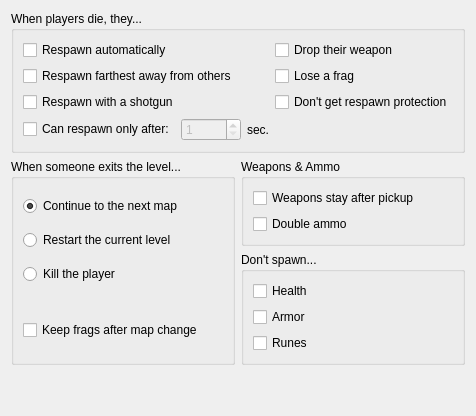
     <widget class="QWidget" name="tabDeathmatch">
      <attribute name="title">
       <string>Deathmatch</string>
      </attribute>
      <layout class="QVBoxLayout" name="verticalLayout_14">
       <item>
        <widget class="QGroupBox" name="groupBox_10">
         <property name="title">
          <string>When players die, they...</string>
         </property>
         <layout class="QGridLayout" name="gridLayout_2">
          <item row="2" column="0">
           <widget class="QCheckBox" name="cbRespawnWithAShotgun">
            <property name="text">
             <string>Respawn with a shotgun</string>
            </property>
           </widget>
          </item>
          <item row="0" column="1">
           <widget class="QCheckBox" name="cbDropWeaponOnDeath">
            <property name="text">
             <string>Drop their weapon</string>
            </property>
           </widget>
          </item>
          <item row="0" column="0">
           <widget class="QCheckBox" name="cbRespawnAutomatically">
            <property name="text">
             <string>Respawn automatically</string>
            </property>
           </widget>
          </item>
          <item row="2" column="1">
           <widget class="QCheckBox" name="cbNoRespawnProtection">
            <property name="text">
             <string>Don't get respawn protection</string>
            </property>
           </widget>
          </item>
          <item row="1" column="0">
           <widget class="QCheckBox" name="cbRespawnFarthestAwayFromOthers">
            <property name="text">
             <string>Respawn farthest away from others</string>
            </property>
           </widget>
          </item>
          <item row="1" column="1">
           <widget class="QCheckBox" name="cbLoseAFragOnDeath">
            <property name="text">
             <string>Lose a frag</string>
            </property>
           </widget>
          </item>
          <item row="3" column="0">
           <widget class="QWidget" name="respawnDelayPanel" native="true">
            <layout class="QGridLayout" name="gridLayout_8">
             <property name="leftMargin">
              <number>0</number>
             </property>
             <property name="topMargin">
              <number>0</number>
             </property>
             <property name="rightMargin">
              <number>0</number>
             </property>
             <property name="bottomMargin">
              <number>0</number>
             </property>
             <item row="0" column="2">
              <widget class="QLabel" name="label_20">
               <property name="text">
                <string>sec.</string>
               </property>
              </widget>
             </item>
             <item row="0" column="1">
              <widget class="QSpinBox" name="spinRespawnDelay">
               <property name="enabled">
                <bool>false</bool>
               </property>
               <property name="maximumSize">
                <size>
                 <width>60</width>
                 <height>16777215</height>
                </size>
               </property>
               <property name="toolTip">
                <string>&lt;html&gt;&lt;head/&gt;&lt;body&gt;&lt;p&gt;How long a player must wait after dying before they can respawn. This doesn't apply to players who are spawn telefragged.&lt;/p&gt;&lt;/body&gt;&lt;/html&gt;</string>
               </property>
               <property name="correctionMode">
                <enum>QAbstractSpinBox::CorrectToNearestValue</enum>
               </property>
               <property name="minimum">
                <number>1</number>
               </property>
               <property name="maximum">
                <number>99999999</number>
               </property>
               <property name="value">
                <number>1</number>
               </property>
              </widget>
             </item>
             <item row="0" column="0">
              <widget class="QCheckBox" name="cbRespawnDelayEnabled">
               <property name="sizePolicy">
                <sizepolicy hsizetype="Maximum" vsizetype="Fixed">
                 <horstretch>0</horstretch>
                 <verstretch>0</verstretch>
                </sizepolicy>
               </property>
               <property name="text">
                <string>Can respawn only after:</string>
               </property>
              </widget>
             </item>
            </layout>
           </widget>
          </item>
         </layout>
        </widget>
       </item>
       <item>
        <layout class="QHBoxLayout" name="horizontalLayout_4">
         <item>
          <widget class="QGroupBox" name="groupBox_11">
           <property name="title">
            <string>When someone exits the level...</string>
           </property>
           <layout class="QVBoxLayout" name="verticalLayout_15">
            <item>
             <widget class="QRadioButton" name="rbContinueToTheNextMap">
              <property name="text">
               <string>Continue to the next map</string>
              </property>
              <property name="checked">
               <bool>true</bool>
              </property>
             </widget>
            </item>
            <item>
             <widget class="QRadioButton" name="rbRestartTheCurrentLevel">
              <property name="text">
               <string>Restart the current level</string>
              </property>
             </widget>
            </item>
            <item>
             <widget class="QRadioButton" name="rbKillThePlayer">
              <property name="text">
               <string>Kill the player</string>
              </property>
             </widget>
            </item>
            <item>
             <widget class="QWidget" name="widget_7" native="true">
              <property name="minimumSize">
               <size>
                <width>0</width>
                <height>8</height>
               </size>
              </property>
              <property name="maximumSize">
               <size>
                <width>16777215</width>
                <height>8</height>
               </size>
              </property>
             </widget>
            </item>
            <item>
             <widget class="QCheckBox" name="cbKeepFragsAfterMapChange">
              <property name="text">
               <string>Keep frags after map change</string>
              </property>
             </widget>
            </item>
           </layout>
          </widget>
         </item>
         <item>
          <layout class="QVBoxLayout" name="verticalLayout_17">
           <item>
            <widget class="QGroupBox" name="groupBox_12">
             <property name="title">
              <string>Weapons &amp;&amp; Ammo</string>
             </property>
             <layout class="QVBoxLayout" name="verticalLayout_16">
              <item>
               <widget class="QCheckBox" name="cbWeaponsStayAfterPickup">
                <property name="text">
                 <string>Weapons stay after pickup</string>
                </property>
               </widget>
              </item>
              <item>
               <widget class="QCheckBox" name="cbDoubleAmmo">
                <property name="text">
                 <string>Double ammo</string>
                </property>
               </widget>
              </item>
             </layout>
            </widget>
           </item>
           <item>
            <widget class="QGroupBox" name="groupBox_13">
             <property name="title">
              <string>Don't spawn...</string>
             </property>
             <layout class="QVBoxLayout" name="verticalLayout_18">
              <item>
               <widget class="QCheckBox" name="cbDontSpawnHealth">
                <property name="text">
                 <string>Health</string>
                </property>
               </widget>
              </item>
              <item>
               <widget class="QCheckBox" name="cbDontSpawnArmor">
                <property name="text">
                 <string>Armor</string>
                </property>
               </widget>
              </item>
              <item>
               <widget class="QCheckBox" name="cbDontSpawnRunes">
                <property name="text">
                 <string>Runes</string>
                </property>
               </widget>
              </item>
             </layout>
            </widget>
           </item>
          </layout>
         </item>
        </layout>
       </item>
       <item>
        <spacer name="verticalSpacer_6">
         <property name="orientation">
          <enum>Qt::Vertical</enum>
         </property>
         <property name="sizeHint" stdset="0">
          <size>
           <width>20</width>
           <height>40</height>
          </size>
         </property>
        </spacer>
       </item>
      </layout>
     </widget>
